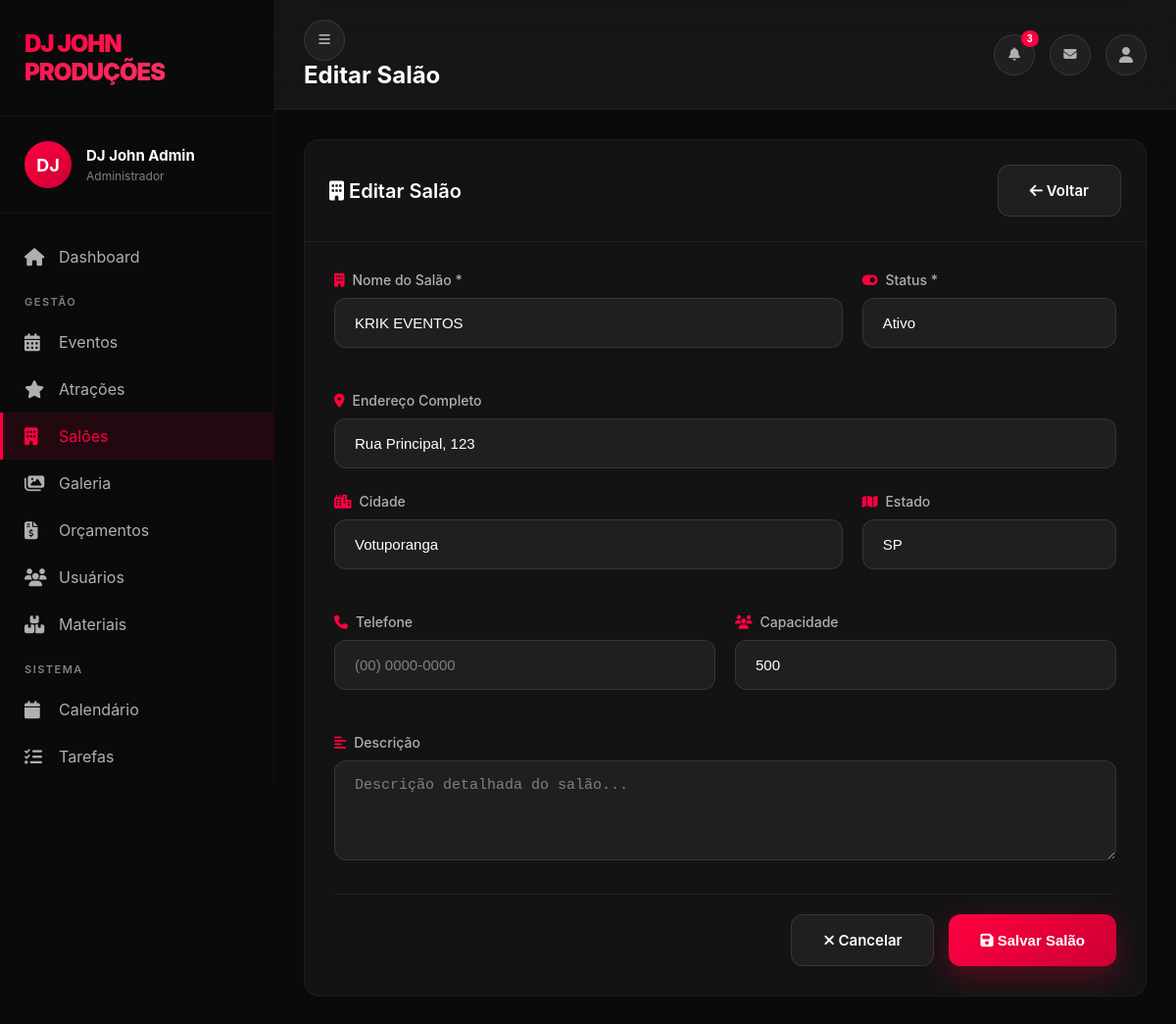
Screenshot of /admin/venues.php?action=edit&id=1 (signed in) with the database file from the repository.
### tables this page shows
CREATE TABLE `saloes` (
  `id` int(11) NOT NULL AUTO_INCREMENT,
  `nome` varchar(200) NOT NULL,
  `endereco` text,
  `cidade` varchar(100) DEFAULT NULL,
  `estado` varchar(50) DEFAULT NULL,
  `cep` varchar(20) DEFAULT NULL,
  `telefone` varchar(20) DEFAULT NULL,
  `capacidade` int(11) DEFAULT NULL,
  `faixa_preco` varchar(100) DEFAULT NULL,
  `descricao` text,
  `comodidades` text,
  `status_salao` enum('ativo','inativo') DEFAULT 'ativo',
  `criado_em` timestamp NOT NULL DEFAULT CURRENT_TIMESTAMP,
  `atualizado_em` timestamp NOT NULL DEFAULT CURRENT_TIMESTAMP ON UPDATE CURRENT_TIMESTAMP,
  PRIMARY KEY (`id`)
);

### admin/venues.php (the view, shortened to what this page needs)
<?php
$db = getDB();
$action = $_GET['action'] ?? 'list';
$venueId = $_GET['id'] ?? null;
$venue = null;
if ($action === 'edit' && $venueId) {
    $stmt = $db->prepare("SELECT * FROM saloes WHERE id = ?");
    $stmt->execute([$venueId]);
    $venue = $stmt->fetch();
}
$search = $_GET['search'] ?? '';
$sql = "SELECT * FROM saloes WHERE 1=1";
$params = [];
$sql .= " ORDER BY nome ASC";
$stmt = $db->prepare($sql);
$stmt->execute($params);
$venues = $stmt->fetchAll();
include 'includes/header.php';
?>
<div class="admin-content">
    <?php if ($action === 'list'): ?>
        <div class="data-table-container">
            <div class="table-header">
                <h3><i class="fas fa-building"></i> Salões Cadastrados</h3>
                <a href="venues.php?action=create" class="btn btn-primary">
                    <i class="fas fa-plus"></i> Novo Salão
                </a>
            </div>
            <div style="padding: 20px; border-bottom: 1px solid rgba(255,255,255,0.05);">
                <form method="GET" style="display: flex; gap: 15px;">
                    <input type="text" name="search" class="form-control"
                           placeholder="Buscar por nome, cidade ou endereço..."
                           value="<?php echo htmlspecialchars($search); ?>"
                           style="max-width: 500px; flex: 1;">
                    <button type="submit" class="btn btn-primary">
                        <i class="fas fa-search"></i> Buscar
                    </button>
                    <?php if ($search): ?>
                        <a href="venues.php" class="btn btn-secondary">
                            <i class="fas fa-times"></i> Limpar
                        </a>
                    <?php endif; ?>
                </form>
            </div>
            <?php if (!empty($venues)): ?>
                <div style="padding: 15px; background: rgba(255,255,255,0.02); border-bottom: 1px solid rgba(255,255,255,0.05);">
                    <span style="color: #999; font-size: 14px;">
                        <i class="fas fa-info-circle"></i>
                        Mostrando <?php echo count($venues); ?> salão(ões)
                    </span>
                </div>
            <?php endif; ?>
            <table class="data-table">
                <thead>
                    <tr>
                        <th>Nome</th>
                        <th>Cidade</th>
                        <th>Capacidade</th>
                        <th>Telefone</th>
                        <th>Status</th>
                        <th style="text-align: center;">Ações</th>
                    </tr>
                </thead>
                <tbody>
                    <?php if (empty($venues)): ?>
                        <tr>
                            <td colspan="6" style="text-align: center; padding: 60px; color: #666;">
                                <i class="fas fa-building" style="font-size: 48px; color: #333; margin-bottom: 15px; display: block;"></i>
                                <strong style="font-size: 18px; display: block; margin-bottom: 8px;">Nenhum salão encontrado</strong>
                                <span style="font-size: 14px;">
                                    <?php echo $search ? 'Tente buscar com outros termos' : 'Cadastre seu primeiro salão clicando em "Novo Salão"'; ?>
                                </span>
                            </td>
                        </tr>
                    <?php else: ?>
                        <?php foreach ($venues as $v): ?>
                            <tr>
                                <td>
                                    <strong style="color: white; font-size: 15px;">
                                        <?php echo htmlspecialchars($v['nome']); ?>
                                    </strong>
                                    <?php if ($v['endereco']): ?>
                                        <br>
                                        <small style="color: #666;">
                                            <i class="fas fa-map-marker-alt"></i>
                                            <?php echo htmlspecialchars($v['endereco']); ?>
                                        </small>
                                    <?php endif; ?>
                                </td>
                                <td>
                                    <?php
                                    $location = [];
                                    if ($v['cidade']) $location[] = $v['cidade'];
                                    if ($v['estado']) $location[] = $v['estado'];
                                    echo $location ? htmlspecialchars(implode(', ', $location)) : '-';
                                    ?>
                                </td>
                                <td>
                                    <?php if ($v['capacidade']): ?>
                                        <i class="fas fa-users" style="color: #FF0040; margin-right: 5px;"></i>
                                        <?php echo number_format($v['capacidade'], 0, ',', '.'); ?> pessoas
                                    <?php else: ?>
                                        <span style="color: #666;">-</span>
                                    <?php endif; ?>
                                </td>
                                <td>
                                    <?php if ($v['telefone']): ?>
                                        <i class="fas fa-phone" style="color: #FF0040; margin-right: 5px;"></i>
                                        <?php echo htmlspecialchars($v['telefone']); ?>
                                    <?php else: ?>
                                        <span style="color: #666;">-</span>
                                    <?php endif; ?>
                                </td>
                                <td>
                                    <span class="badge badge-<?php echo $v['status_salao'] === 'ativo' ? 'success' : 'secondary'; ?>"
                                          style="background: <?php echo $v['status_salao'] === 'ativo' ? '#10b98120' : '#66666620'; ?>;
                                                 color: <?php echo $v['status_salao'] === 'ativo' ? '#10b981' : '#666'; ?>;
                                                 border: 1px solid <?php echo $v['status_salao'] === 'ativo' ? '#10b98140' : '#66666640'; ?>;">
                                        <?php echo $v['status_salao'] === 'ativo' ? 'Ativo' : 'Inativo'; ?>
                                    </span>
                                </td>
                                <td style="text-align: center;">
                                    <div class="btn-group" style="display: inline-flex; gap: 5px;">
                                        <a href="venues.php?action=edit&id=<?php echo $v['id']; ?>"
                                           class="btn btn-sm btn-icon btn-edit"
                                           title="Editar">
                                            <i class="fas fa-edit"></i>
                                        </a>
                                        <a href="venues.php?action=delete&id=<?php echo $v['id']; ?>"
                                           class="btn btn-sm btn-icon btn-delete"
                                           title="Excluir"
                                           onclick="return confirm('⚠️ Tem certeza que deseja excluir o salão:\n\n<?php echo htmlspecialchars($v['nome']); ?>\n\nEsta ação não pode ser desfeita!');">
                                            <i class="fas fa-trash"></i>
                                        </a>
                                    </div>
                                </td>
                            </tr>
                        <?php endforeach; ?>
                    <?php endif; ?>
                </tbody>
            </table>
        </div>
    <?php else: ?>
        <div class="data-table-container" style="max-width: 900px; margin: 0 auto;">
            <div class="table-header">
                <h3>
                    <i class="fas fa-building"></i>
                    <?php echo $action === 'create' ? 'Novo Salão' : 'Editar Salão'; ?>
                </h3>
                <a href="venues.php" class="btn btn-secondary">
                    <i class="fas fa-arrow-left"></i> Voltar
                </a>
            </div>
            <form method="POST" style="padding: 30px;">
                <div style="display: grid; grid-template-columns: 2fr 1fr; gap: 20px; margin-bottom: 20px;">
                    <div class="form-group">
                        <label><i class="fas fa-building"></i> Nome do Salão *</label>
                        <input type="text" name="nome" class="form-control" required
                               value="<?php echo htmlspecialchars($venue['nome'] ?? ''); ?>"
                               placeholder="Ex: Salão de Festas Premium">
                    </div>
                    <div class="form-group">
                        <label><i class="fas fa-toggle-on"></i> Status *</label>
                        <select name="status_salao" class="form-control" required>
                            <option value="ativo" <?php echo ($venue['status_salao'] ?? 'ativo') === 'ativo' ? 'selected' : ''; ?>>Ativo</option>
                        </select>
                    </div>
                </div>
                <div class="form-group">
                    <label><i class="fas fa-map-marker-alt"></i> Endereço Completo</label>
                    <input type="text" name="endereco" class="form-control"
                           value="<?php echo htmlspecialchars($venue['endereco'] ?? ''); ?>"
                           placeholder="Rua, número, bairro">
                </div>
                <div style="display: grid; grid-template-columns: 2fr 1fr; gap: 20px; margin-bottom: 20px;">
                    <div class="form-group">
                        <label><i class="fas fa-city"></i> Cidade</label>
                        <input type="text" name="cidade" class="form-control"
                               value="<?php echo htmlspecialchars($venue['cidade'] ?? ''); ?>"
                               placeholder="Nome da cidade">
                    </div>
                    <div class="form-group">
                        <label><i class="fas fa-map"></i> Estado</label>
                        <input type="text" name="estado" class="form-control" maxlength="2"
                               value="<?php echo htmlspecialchars($venue['estado'] ?? ''); ?>"
                               placeholder="SP" style="text-transform: uppercase;">
                    </div>
                </div>
                <div style="display: grid; grid-template-columns: 1fr 1fr; gap: 20px; margin-bottom: 20px;">
                    <div class="form-group">
                        <label><i class="fas fa-phone"></i> Telefone</label>
                        <input type="text" name="telefone" class="form-control"
                               value="<?php echo htmlspecialchars($venue['telefone'] ?? ''); ?>"
                               placeholder="(00) 0000-0000">
                    </div>
                    <div class="form-group">
                        <label><i class="fas fa-users"></i> Capacidade</label>
                        <input type="number" name="capacidade" class="form-control"
                               value="<?php echo $venue['capacidade'] ?? ''; ?>"
                               placeholder="Ex: 500" min="0">
                    </div>
                </div>
                <div class="form-group">
                    <label><i class="fas fa-align-left"></i> Descrição</label>
                    <textarea name="descricao" class="form-control" rows="4"
                              placeholder="Descrição detalhada do salão..."><?php echo htmlspecialchars($venue['descricao'] ?? ''); ?></textarea>
                </div>
                <div style="display: flex; gap: 15px; justify-content: flex-end; margin-top: 30px; padding-top: 20px; border-top: 1px solid rgba(255,255,255,0.05);">
                    <a href="venues.php" class="btn btn-secondary">
                        <i class="fas fa-times"></i> Cancelar
                    </a>
                    <button type="submit" class="btn btn-primary">
                        <i class="fas fa-save"></i> Salvar Salão
                    </button>
                </div>
            </form>
        </div>
    <?php endif; ?>
</div>
<?php include 'includes/footer.php'; ?>

### rows the page displays
saloes: nome "KRIK EVENTOS", status_salao "Ativo", endereco "Rua Principal, 123", cidade "Votuporanga", estado "SP", capacidade "500"

### other values shown
substr($_SESSION['user_name'], 0, 2) "DJ"
$_SESSION['user_name'] "DJ John Admin"
$pageTitle "Editar Salão"
